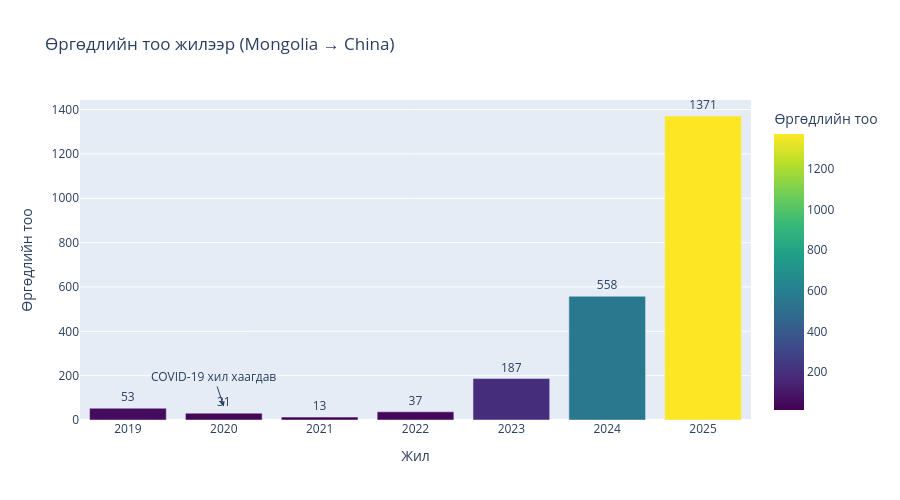

Notebook code for this chart:
### Markdown cell above
## 1. Өргөдлийн тоо жилээр (2019–2025)

### Code cell
yearly = apps.groupby('apply_year').size().reset_index(name='count')
fig = px.bar(yearly, x='apply_year', y='count',
             title='Өргөдлийн тоо жилээр (Mongolia → China)',
             labels={'apply_year': 'Жил', 'count': 'Өргөдлийн тоо'},
             color='count', color_continuous_scale='Viridis', text='count')
fig.add_annotation(x=2020, y=yearly[yearly.apply_year==2020]['count'].iloc[0]+30,
                   text='COVID-19 хил хаагдав', showarrow=True, arrowhead=2)
fig.update_traces(textposition='outside')
fig.update_layout(showlegend=False, height=500)
fig.show()

### Figure 1 — Plotly figure (JSON) as saved in the notebook; plotly's stock layout.template omitted (floating-point values rounded to 4 significant figures)
{"data": [{"hovertemplate": "Жил=%{x}<br>Өргөдлийн тоо=%{marker.color}<extra></extra>", "legendgroup": "", "marker": {"color": [53, 31, 13, 37, 187, 558, 1371], "coloraxis": "coloraxis", "pattern": {"shape": ""}}, "name": "", "orientation": "v", "showlegend": false, "text": [53.0, 31.0, 13.0, 37.0, 187.0, 558.0, 1371.0], "textposition": "outside", "type": "bar", "x": [2019, 2020, 2021, 2022, 2023, 2024, 2025], "xaxis": "x", "y": [53, 31, 13, 37, 187, 558, 1371], "yaxis": "y"}], "layout": {"annotations": [{"arrowhead": 2, "showarrow": true, "text": "COVID-19 хил хаагдав", "x": 2020, "y": 61}], "barmode": "relative", "coloraxis": {"colorbar": {"title": {"text": "Өргөдлийн тоо"}}, "colorscale": [[0.0, "#440154"], [0.1111, "#482878"], [0.2222, "#3e4989"], [0.3333, "#31688e"], [0.4444, "#26828e"], [0.5556, "#1f9e89"], [0.6667, "#35b779"], [0.7778, "#6ece58"], [0.8889, "#b5de2b"], [1.0, "#fde725"]]}, "height": 500, "legend": {"tracegroupgap": 0}, "showlegend": false, "title": {"text": "Өргөдлийн тоо жилээр (Mongolia → China)"}, "xaxis": {"anchor": "y", "domain": [0.0, 1.0], "title": {"text": "Жил"}}, "yaxis": {"anchor": "x", "domain": [0.0, 1.0], "title": {"text": "Өргөдлийн тоо"}}}}
